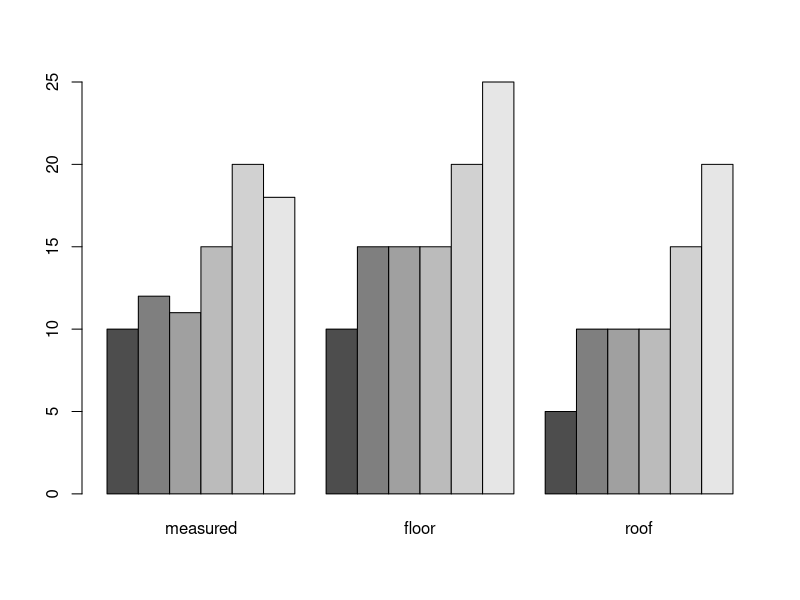

R code for this plot:
# x = matrix(1:5,1:5)
# z = expand.grid(tGet = c('T','F'), tFlow = c('T','F'), tIRQ = c('T','F'), COAP = c('T','F'))
# x = rev(z)
# x$Bandwidth = NA
# x$latency = NA
# write.csv(x,"./teste.csv",row.names = F,quote = FALSE)


measuredData = c(10,12,11,15,20,18)
expectedNegativeData = c(10,15,15,15,20,25)
expectedPositiveData = c(5,10,10,10,15,20)

dados <- NULL
dados$measured = measuredData
dados$floor = expectedNegativeData
dados$roof = expectedPositiveData 

dados <- data.frame(dados)

# data = table(measuredData,expectedNegativeData,expectedPositiveData)

barplot(as.matrix(dados), beside=TRUE)

